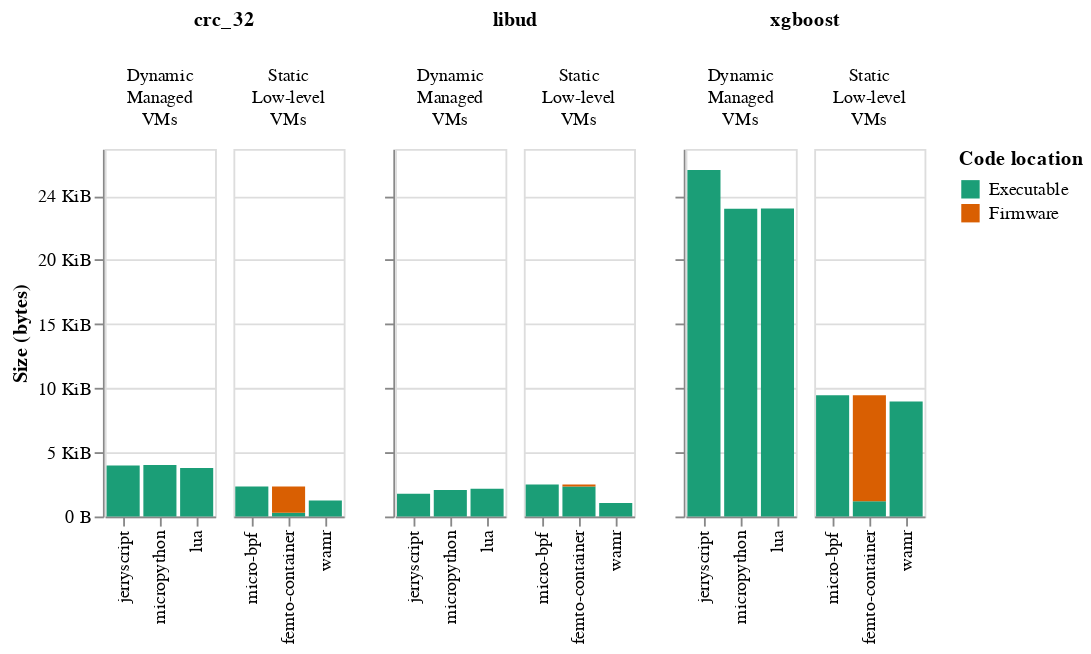
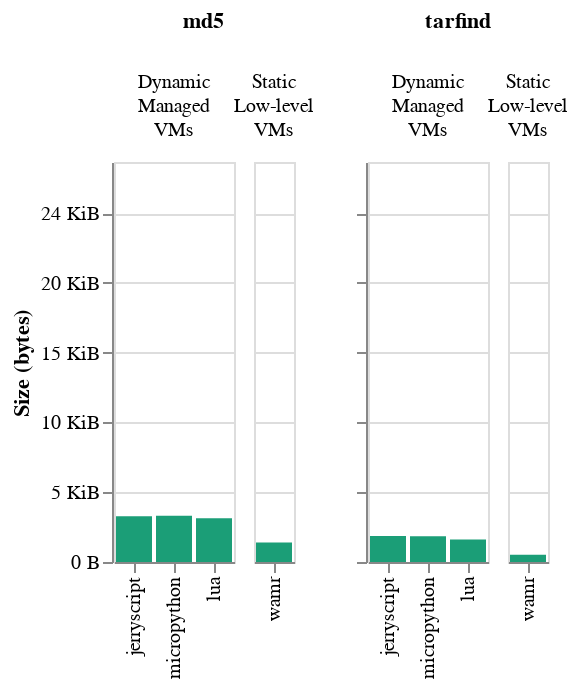

Here is the notebook cell these charts were saved with, in order:
### Code cell
app_code_size = pl.read_csv("../data/memory/application_code_size.csv")
Y_MAX = 28 * 1024

colors = {
    "dynamic":"#1b9e77" ,
    "static": "#d95f02",
    "native": "#7570b3",
}
colors_scale = alt.Scale(domain=list(colors.keys()), range=list(colors.values()))

DYNAMIC_VMs = ["jerryscript", "micropython", "lua"]
STATIC_VMs = ["micro-bpf", "femto-container", "wamr"]


app_code_size = app_code_size.with_columns(
    pl.when(pl.col("environment").is_in(DYNAMIC_VMs)).then(pl.lit(DYNAMIC_VM_CATEGORY_NAME))
    .when(pl.col("environment").is_in(STATIC_VMs)).then(pl.lit(STATIC_VM_CATEGORY_NAME))
    .otherwise(pl.lit("native"))
    .alias("vm_category")
)

app_code_size = app_code_size.with_columns(pl.lit("Executable").alias("Code location"))
femto = app_code_size.filter(pl.col("environment") == "micro-bpf").with_columns(
    (pl.col("size_bytes") - app_code_size.filter(pl.col("environment") == "femto-container").select("size_bytes").to_series()),
    pl.lit("femto-container").alias("environment"),
    pl.lit("Firmware").alias("Code location")
)

app_code_size = pl.concat( [app_code_size, femto])

def plot_code_size(data, title="", include_y_axis=True, legend=True):
    y_axis = alt.Axis(labelExpr=BYTE_LABEL_EXPR, title='Size (bytes)') if include_y_axis else alt.Axis(labels=False,title="")
    color_legend = alt.Legend() if legend else None
     
    return (alt.Chart(data, height=200)
        .mark_bar()
        .transform_calculate(vm_category="split(datum.vm_category, ' ')") 
        .encode(
            x=alt.X('environment:N', title='', sort=sort),
            y=alt.Y('size_bytes:Q', title='Size (bytes)', axis=y_axis, scale=alt.Scale(domain=[0, Y_MAX])),
            color=alt.Color('Code location:N', legend=color_legend, scale=alt.Scale(domain=["Executable", "Firmware"], range=["#1b9e77", "#d95f02"])),
            order=alt.Order("color_category_sort_index:Q"),
            tooltip=[
                alt.Tooltip('size_bytes:Q', title='Binary size (bytes)')
            ]
        )
        .facet(column=alt.Column('vm_category:N', title=title), spacing=8)
        .resolve_scale(x='independent')
)

crc_32 = app_code_size.filter(pl.col("benchmark") == "crc_32")
libud = app_code_size.filter(pl.col("benchmark") == "libud")
xgboost = app_code_size.filter(pl.col("benchmark") == "xgboost")

alt.hconcat(
    plot_code_size(crc_32, title="crc_32"),
    plot_code_size(libud, title="libud", include_y_axis=False),
    plot_code_size(xgboost, title="xgboost", include_y_axis=False),
).display(scaleFactor=2)

md5 = app_code_size.filter(pl.col("benchmark") == "md5")
tarfind = app_code_size.filter(pl.col("benchmark") == "tarfind")

alt.hconcat(
    plot_code_size(md5, title="md5", legend=False),
    plot_code_size(tarfind, title="tarfind", include_y_axis=False, legend=False),
).display(scaleFactor=2)

### Figure 1 — Vega-Lite specification as saved in the notebook (floating-point values rounded to 4 significant figures)
{"config": {"view": {"continuousWidth": 300, "continuousHeight": 300}}, "hconcat": [{"data": {"name": "data-f582434d11305139f2a47679b4f64f71"}, "facet": {"column": {"field": "vm_category", "title": "crc_32", "type": "nominal"}}, "spec": {"mark": {"type": "bar"}, "encoding": {"color": {"field": "Code location", "legend": {}, "scale": {"domain": ["Executable", "Firmware"], "range": ["#1b9e77", "#d95f02"]}, "type": "nominal"}, "order": {"field": "color_category_sort_index", "type": "quantitative"}, "tooltip": [{"field": "size_bytes", "title": "Binary size (bytes)", "type": "quantitative"}], "x": {"field": "environment", "sort": ["jerryscript", "micropython", "lua", "micro-bpf", "femto-container", "wamr", "wamr-fast"], "title": "", "type": "nominal"}, "y": {"axis": {"labelExpr": "\n(datum.value >= 1024) ? format(datum.value / 1024, '.0f') + ' KiB' : \nformat(datum.value, '.0f') + ' B'\n", "title": "Size (bytes)"}, "field": "size_bytes", "scale": {"domain": [0, 28672]}, "title": "Size (bytes)", "type": "quantitative"}}, "height": 200, "transform": [{"calculate": "split(datum.vm_category, ' ')", "as": "vm_category"}]}, "resolve": {"scale": {"x": "independent"}}, "spacing": 8}, {"data": {"name": "data-750ee0d07f574636186be65a2df94d47"}, "facet": {"column": {"field": "vm_category", "title": "libud", "type": "nominal"}}, "spec": {"mark": {"type": "bar"}, "encoding": {"color": {"field": "Code location", "legend": {}, "scale": {"domain": ["Executable", "Firmware"], "range": ["#1b9e77", "#d95f02"]}, "type": "nominal"}, "order": {"field": "color_category_sort_index", "type": "quantitative"}, "tooltip": [{"field": "size_bytes", "title": "Binary size (bytes)", "type": "quantitative"}], "x": {"field": "environment", "sort": ["jerryscript", "micropython", "lua", "micro-bpf", "femto-container", "wamr", "wamr-fast"], "title": "", "type": "nominal"}, "y": {"axis": {"labels": false, "title": ""}, "field": "size_bytes", "scale": {"domain": [0, 28672]}, "title": "Size (bytes)", "type": "quantitative"}}, "height": 200, "transform": [{"calculate": "split(datum.vm_category, ' ')", "as": "vm_category"}]}, "resolve": {"scale": {"x": "independent"}}, "spacing": 8}, {"data": {"name": "data-0b01d58de9b50e884779cba3f9ee4fcd"}, "facet": {"column": {"field": "vm_category", "title": "xgboost", "type": "nominal"}}, "spec": {"mark": {"type": "bar"}, "encoding": {"color": {"field": "Code location", "legend": {}, "scale": {"domain": ["Executable", "Firmware"], "range": ["#1b9e77", "#d95f02"]}, "type": "nominal"}, "order": {"field": "color_category_sort_index", "type": "quantitative"}, "tooltip": [{"field": "size_bytes", "title": "Binary size (bytes)", "type": "quantitative"}], "x": {"field": "environment", "sort": ["jerryscript", "micropython", "lua", "micro-bpf", "femto-container", "wamr", "wamr-fast"], "title": "", "type": "nominal"}, "y": {"axis": {"labels": false, "title": ""}, "field": "size_bytes", "scale": {"domain": [0, 28672]}, "title": "Size (bytes)", "type": "quantitative"}}, "height": 200, "transform": [{"calculate": "split(datum.vm_category, ' ')", "as": "vm_category"}]}, "resolve": {"scale": {"x": "independent"}}, "spacing": 8}], "$schema": "https://vega.github.io/schema/vega-lite/v6.1.0.json", "datasets": {"data-f582434d11305139f2a47679b4f64f71": [{"environment": "femto-container", "benchmark": "crc_32", "size_bytes": 298, "vm_category": "Static Low-level VMs", "Code location": "Executable"}, {"environment": "micro-bpf", "benchmark": "crc_32", "size_bytes": 2330, "vm_category": "Static Low-level VMs", "Code location": "Executable"}, {"environment": "wamr", "benchmark": "crc_32", "size_bytes": 1238, "vm_category": "Static Low-level VMs", "Code location": "Executable"}, {"environment": "jerryscript", "benchmark": "crc_32", "size_bytes": 3982, "vm_category": "Dynamic Managed VMs", "Code location": "Executable"}, {"environment": "lua", "benchmark": "crc_32", "size_bytes": 3782, "vm_category": "Dynamic Managed VMs", "Code location": "Executable"}, {"environment": "micropython", "benchmark": "crc_32", "size_bytes": 4016, "vm_category": "Dynamic Managed VMs", "Code location": "Executable"}, {"environment": "femto-container", "benchmark": "crc_32", "size_bytes": 2032, "vm_category": "Static Low-level VMs", "Code location": "Firmware"}], "data-750ee0d07f574636186be65a2df94d47": [{"environment": "femto-container", "benchmark": "libud", "size_bytes": 2338, "vm_category": "Static Low-level VMs", "Code location": "Executable"}, {"environment": "micro-bpf", "benchmark": "libud", "size_bytes": 2498, "vm_category": "Static Low-level VMs", "Code location": "Executable"}, {"environment": "wamr", "benchmark": "libud", "size_bytes": 1051, "vm_category": "Static Low-level VMs", "Code location": "Executable"}, {"environment": "jerryscript", "benchmark": "libud", "size_bytes": 1764, "vm_category": "Dynamic Managed VMs", "Code location": "Executable"}, {"environment": "lua", "benchmark": "libud", "size_bytes": 2157, "vm_category": "Dynamic Managed VMs", "Code location": "Executable"}, {"environment": "micropython", "benchmark": "libud", "size_bytes": 2060, "vm_category": "Dynamic Managed VMs", "Code location": "Executable"}, {"environment": "femto-container", "benchmark": "libud", "size_bytes": 160, "vm_category": "Static Low-level VMs", "Code location": "Firmware"}], "data-0b01d58de9b50e884779cba3f9ee4fcd": [{"environment": "femto-container", "benchmark": "xgboost", "size_bytes": 1186, "vm_category": "Static Low-level VMs", "Code location": "Executable"}, {"environment": "micro-bpf", "benchmark": "xgboost", "size_bytes": 9450, "vm_category": "Static Low-level VMs", "Code location": "Executable"}, {"environment": "wamr", "benchmark": "xgboost", "size_bytes": 8971, "vm_category": "Static Low-level VMs", "Code location": "Executable"}, {"environment": "jerryscript", "benchmark": "xgboost", "size_bytes": 27017, "vm_category": "Dynamic Managed VMs", "Code location": "Executable"}, {"environment": "lua", "benchmark": "xgboost", "size_bytes": 24021, "vm_category": "Dynamic Managed VMs", "Code location": "Executable"}, {"environment": "micropython", "benchmark": "xgboost", "size_bytes": 24011, "vm_category": "Dynamic Managed VMs", "Code location": "Executable"}, {"environment": "femto-container", "benchmark": "xgboost", "size_bytes": 8264, "vm_category": "Static Low-level VMs", "Code location": "Firmware"}]}}

### Figure 2 — Vega-Lite specification as saved in the notebook (floating-point values rounded to 4 significant figures)
{"config": {"view": {"continuousWidth": 300, "continuousHeight": 300}}, "hconcat": [{"data": {"name": "data-72987021a3adf8a284ca55ca3fdfff12"}, "facet": {"column": {"field": "vm_category", "title": "md5", "type": "nominal"}}, "spec": {"mark": {"type": "bar"}, "encoding": {"color": {"field": "Code location", "legend": null, "scale": {"domain": ["Executable", "Firmware"], "range": ["#1b9e77", "#d95f02"]}, "type": "nominal"}, "order": {"field": "color_category_sort_index", "type": "quantitative"}, "tooltip": [{"field": "size_bytes", "title": "Binary size (bytes)", "type": "quantitative"}], "x": {"field": "environment", "sort": ["jerryscript", "micropython", "lua", "micro-bpf", "femto-container", "wamr", "wamr-fast"], "title": "", "type": "nominal"}, "y": {"axis": {"labelExpr": "\n(datum.value >= 1024) ? format(datum.value / 1024, '.0f') + ' KiB' : \nformat(datum.value, '.0f') + ' B'\n", "title": "Size (bytes)"}, "field": "size_bytes", "scale": {"domain": [0, 28672]}, "title": "Size (bytes)", "type": "quantitative"}}, "height": 200, "transform": [{"calculate": "split(datum.vm_category, ' ')", "as": "vm_category"}]}, "resolve": {"scale": {"x": "independent"}}, "spacing": 8}, {"data": {"name": "data-ddf894e6f3e8b6212b9d055289a525b7"}, "facet": {"column": {"field": "vm_category", "title": "tarfind", "type": "nominal"}}, "spec": {"mark": {"type": "bar"}, "encoding": {"color": {"field": "Code location", "legend": null, "scale": {"domain": ["Executable", "Firmware"], "range": ["#1b9e77", "#d95f02"]}, "type": "nominal"}, "order": {"field": "color_category_sort_index", "type": "quantitative"}, "tooltip": [{"field": "size_bytes", "title": "Binary size (bytes)", "type": "quantitative"}], "x": {"field": "environment", "sort": ["jerryscript", "micropython", "lua", "micro-bpf", "femto-container", "wamr", "wamr-fast"], "title": "", "type": "nominal"}, "y": {"axis": {"labels": false, "title": ""}, "field": "size_bytes", "scale": {"domain": [0, 28672]}, "title": "Size (bytes)", "type": "quantitative"}}, "height": 200, "transform": [{"calculate": "split(datum.vm_category, ' ')", "as": "vm_category"}]}, "resolve": {"scale": {"x": "independent"}}, "spacing": 8}], "$schema": "https://vega.github.io/schema/vega-lite/v6.1.0.json", "datasets": {"data-72987021a3adf8a284ca55ca3fdfff12": [{"environment": "wamr", "benchmark": "md5", "size_bytes": 1398, "vm_category": "Static Low-level VMs", "Code location": "Executable"}, {"environment": "jerryscript", "benchmark": "md5", "size_bytes": 3281, "vm_category": "Dynamic Managed VMs", "Code location": "Executable"}, {"environment": "lua", "benchmark": "md5", "size_bytes": 3129, "vm_category": "Dynamic Managed VMs", "Code location": "Executable"}, {"environment": "micropython", "benchmark": "md5", "size_bytes": 3323, "vm_category": "Dynamic Managed VMs", "Code location": "Executable"}], "data-ddf894e6f3e8b6212b9d055289a525b7": [{"environment": "wamr", "benchmark": "tarfind", "size_bytes": 514, "vm_category": "Static Low-level VMs", "Code location": "Executable"}, {"environment": "jerryscript", "benchmark": "tarfind", "size_bytes": 1859, "vm_category": "Dynamic Managed VMs", "Code location": "Executable"}, {"environment": "lua", "benchmark": "tarfind", "size_bytes": 1606, "vm_category": "Dynamic Managed VMs", "Code location": "Executable"}, {"environment": "micropython", "benchmark": "tarfind", "size_bytes": 1838, "vm_category": "Dynamic Managed VMs", "Code location": "Executable"}]}}
